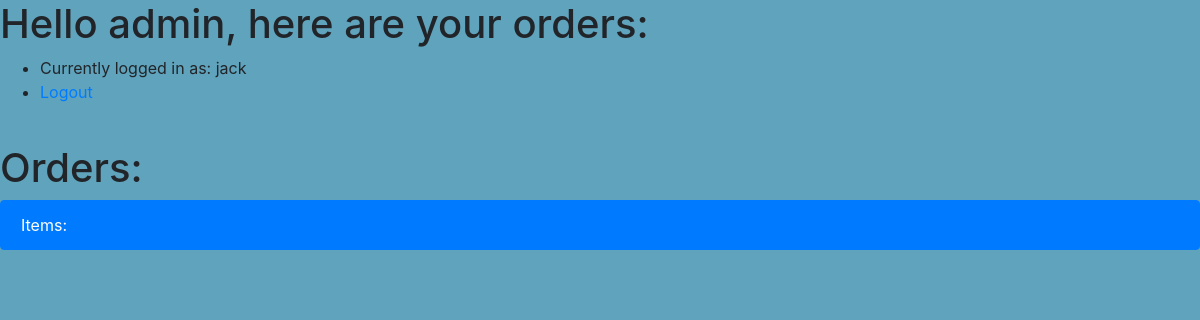
Page / (signed in) on the earlier database version.
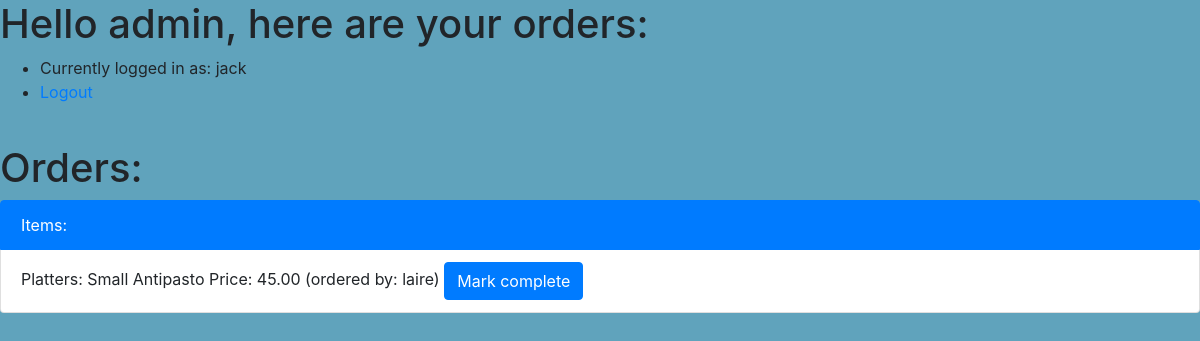
Same page on the later database version.
### orders/models.py (models this page shows)
class PlatterOrder(models.Model):
    food_type = models.ForeignKey(
        PlatterType, on_delete=models.CASCADE, related_name='sub')
    foodsize = models.ForeignKey(
        FoodSize, on_delete=models.CASCADE, related_name='platter')
    user = models.CharField(max_length=65)
    status = models.CharField(max_length=20, choices=[
        ('Draft', 'Draft'),
        ('Ordered', 'Ordered'),
        ('Complete', 'Complete')
        ])
    @property
    def get_price(self):
        print(self.foodsize.size)
        if self.foodsize.size == 'Small':
            price = Price.objects.get(
                menu_item=self.food_type, food_type='Platter').small
        elif self.foodsize.size == 'Large':
            price = Price.objects.get(
                menu_item=self.food_type, food_type='Platter').large
        else:
            price = 'none'
        return price
    def __str__(self):
        return f'{self.foodsize} {self.food_type} Price: {self.get_price}'

class FoodSize(models.Model):
    size = models.CharField(max_length=65)
    def __str__(self):
        return f'{self.size}'

class PlatterType(models.Model):
    name = models.CharField(max_length=64)
    def __str__(self):
        return f'{self.name}'

class Price(models.Model):
    menu_item = models.CharField(max_length=65)
    food_type = models.CharField(max_length=65, choices=[
        ('Pizza', 'Pizza'),
        ('Pasta', 'Pasta'),
        ('Salad', 'Salad'),
        ('Platter', 'Platter'),
        ('Sub', 'Sub'),
        ('Topping', 'Topping')
    ])
    small = models.DecimalField(max_digits=10, decimal_places=2)
    large = models.DecimalField(max_digits=10, decimal_places=2)
    def __str__(self):
        return f'{self.menu_item}'

### orders/views.py (the view)
# urls.py: path("", views.index, name="index"),
def index(request):
    if not request.user.is_authenticated:
        return render(request, "orders/fancy_login.html", {"message": None})
    if request.method == 'POST':
        order_data = request.POST
        order_to_basket(order_data, request)
    basket_data, basket_total = get_basket_contents(request)
    checkout_data = get_processed_orders()
    context = {
        "user": request.user,
        "basket": basket_data,
        "basket_total": basket_total,
        "checkout": checkout_data,
        "menu": {
            'Pizzas': [str(i) for i in Price.objects.all() if i.food_type == 'Pizza'],
            'Pastas': [str(i) for i in Price.objects.all() if i.food_type == 'Pasta'],
            'Salads': [str(i) for i in Price.objects.all() if i.food_type == 'Salad'],
            'Platters': [str(i) for i in Price.objects.all() if i.food_type == 'Platter'],
            'Subs': [str(i) for i in Price.objects.all() if i.food_type == 'Sub'],
        },
        "pizza_toppings": PizzaTopping.objects.all(),
        "sub_toppings": SubTopping.objects.all(),
    }
    if User.objects.get(username=request.user).is_staff:
        return render(request, "orders/admin.html", context)
    else:
        return render(request, "orders/user.html", context)

### orders/views.py (called while the page is built)
def get_processed_orders():
    checkout_data = {
        'Pizzas': [(i.id, i.user, i) for i in PizzaOrder.objects.filter(status='Ordered')],
        'Subs': [(i.id, i.user, i) for i in SubOrder.objects.filter(status='Ordered')],
        'Pastas': [(i.id, i.user, i) for i in PastaOrder.objects.filter(status='Ordered')],
        'Salads': [(i.id, i.user, i) for i in SaladOrder.objects.filter(status='Ordered')],
        'Platters': [(i.id, i.user, i) for i in PlatterOrder.objects.filter(status='Ordered')]
    }
    return checkout_data

def get_basket_contents(request):
    basket_data = {
        'Pizzas': [(i.get_price, i) for i in PizzaOrder.objects.filter(user=request.user.username, status='Draft')],
        'Subs': [(i.get_price, i) for i in SubOrder.objects.filter(user=request.user.username, status='Draft')],
        'Pastas': [(i.get_price, i) for i in PastaOrder.objects.filter(user=request.user.username, status='Draft')],
        'Salads': [(i.get_price, i) for i in SaladOrder.objects.filter(user=request.user.username, status='Draft')],
        'Platters': [(i.get_price, i) for i in PlatterOrder.objects.filter(user=request.user.username, status='Draft')],
    }
    basket_amounts = [i for i in basket_data.values()][0]
    basket_total = sum([i[0] for i in basket_amounts])
    return basket_data, basket_total

### orders/templates/orders/admin.html (shortened to what this page needs)
{% extends 'orders/base.html' %}
{% load static %}
{% block content %}
<h1>Hello admin, {{ user.first_name }} here are your orders:</h1>
<ul>
  <li>Currently logged in as: {{ user.username }}</li>
  <li><a href="{% url 'logout' %}">Logout</a></li>
</ul>
<br>
<h1>Orders:</h1>
<ul class="list-group">
  <li class="list-group-item active">Items:</li>
  {% for key, items in checkout.items  %}
      {% for id, user, item in items %}
      <form method="post" action="{% url 'order_status' %}">
      <li class="list-group-item">{{key}}: {{item}} (ordered by: {{ user }})
        <button type="submit" name="admin_form" class="btn btn-primary">Mark complete</button>
        </li>
      </form>
    {% endfor %}
  {% endfor %}
</ul>
{% endblock %}

### orders/templates/orders/base.html (shortened to what this page needs)
<!doctype html>
<html lang="en">
  <head>
    {% load static %}
    <link rel="stylesheet" href="https://maxcdn.bootstrapcdn.com/bootstrap/4.0.0/css/bootstrap.min.css">
    <link rel="stylesheet" href="{% static "orders/style.css" %}">
  </head>
  <body>
    {% block content %}
    {% endblock  %}
  </body>
</html>

### orders/static/orders/style.css (style rules this page uses)
body, html { margin: 0; padding: 0; height: 100%; background: #60a3bc !important; }

Differences in the rows shown:
added PlatterOrder: key "Platters", foodsize+food_type "Small Antipasto Price: 45.00", user "laire"
